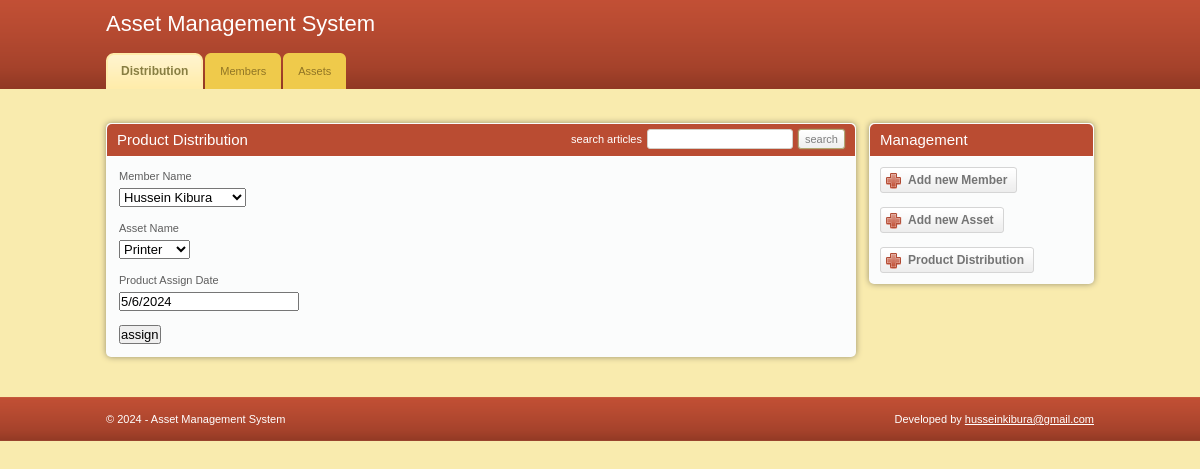
Page /show_distribution/distributionupdate/7 on the committed database.
### assetapp/models.py (models this page shows, shortened)
class Distribution(models.Model):
    member = models.ForeignKey(Member, on_delete=models.CASCADE)
    asset = models.ForeignKey(Asset, on_delete=models.CASCADE)
    assignment_date = models.CharField(max_length=30)

### assetapp/views.py (the view)
# urls.py: re_path(r'^show_distribution/distributionupdate/(?P<id>[0-9]+)$', views.distributionupdate, name='distributionupdate'),
def distributionupdate(request, id=False):
    instance = get_object_or_404(Distribution, id=id)
    form = DistributionForm(request.POST or None, instance=instance)
    if form.is_valid():
        instance = form.save(commit=False)
        instance.save()
    context = {
        "form": form,
        "instance": instance
    }
    return render(request, 'assetapp/add_distribution.html', context)

### assetapp/forms.py
class DistributionForm(forms.ModelForm):
    class Meta:
        model = Distribution
        fields = '__all__'

### assetapp/models.py (called while the page is built)
    def __str__(self):
        return self.name

    def __str__(self):
        return self.name

### assetapp/templates/assetapp/add_distribution.html (shortened to what this page needs)
{% extends 'base.html' %}
{% block content %}
<div class="box">
    <div class="box-head">
        <h2 class="left">Product Distribution</h2>
        <div class="right">
            <label>search articles</label>
            <input type="text" class="field small-field" />
            <input type="submit" class="button" value="search" />
        </div>
    </div>
    <div class="forare" style="padding: 12px;">
    <form action="" method="post">
        <label for="member">Member Name</label>
        {{ form.member }}<br> <br>
        <label for="asset">Asset Name</label>
        {{ form.asset }}<br> <br>
        <label for="assigndate">Product Assign Date</label>
        {{ form.assignment_date }}<br> <br>
        <input type="submit" value="assign">
    </form>
    </div>
</div>
{% endblock content %}

### assetapp/static/assetapp/css/style.css (style rules this page uses)
* { padding:0; margin:0; outline:0; }
body { background:#f9ebae; font-family: Verdana, sans-serif; font-size:11px; line-height:14px; color:#5e5e5e; }
input, textarea, select { font-family: Verdana, sans-serif; font-size:13px; }
.field { border:solid 1px #d3cfc7; background:#fff; padding:5px; }
.small-field { border:solid 1px #d3cfc7; background:#fff; padding:3px 1px; font-size:11px; }
.button { background:#eee url(images/button.gif) repeat-x 0 0; border:solid 1px #b1a874; color:#7f7f7f; font-size:11px; padding:2px 6px 2px 6px; cursor:pointer; line-height:14px !important; }
.left, .alignleft { float:left; display:inline; }
.right, .alignright { float:right; display:inline; }
h2 { font-size:15px; font-weight: normal; }
.box { background:#fbfcfc; height:100%; padding:1px; margin-bottom:20px; }
.box-head { background:#ba4c32; height:32px; color:#fff; padding: 0 10px; line-height:32px; white-space:nowrap; border-bottom:solid 1px #fff; }
.box-head .right { padding-top:5px; line-height:13px; }
.box-head .right label, .box-head .right input { float:left; }
.box-head .right label { padding:4px 0 0 0; }
.box-head .right input { margin-left:5px; }
.box { -moz-border-radius:5px; -webkit-border-radius:5px; -moz-box-shadow: 0 0 6px #978f6c; -webkit-box-shadow: 0 0 6px #978f6c; }
.box-head { -moz-border-radius-topleft:5px; -moz-border-radius-topright:5px; -webkit-border-top-left-radius:5px; -webkit-border-top-right-radius:5px; }
.field, .button { -moz-border-radius:4px; -webkit-border-radius:4px; }
.small-field, .button, .pagging a { -moz-border-radius:3px; -webkit-border-radius:3px; }
.button { -moz-box-shadow: 0 0 2px #978f6c; -webkit-box-shadow: 0 0 2px #978f6c; }

### templates/base.html (style rules this page uses)
.forare label { display: block !important; padding-bottom: 5px; }

### rows in the picture
Distribution: member "Hussein Kibura", asset "Printer", assignment_date "5/6/2024"
